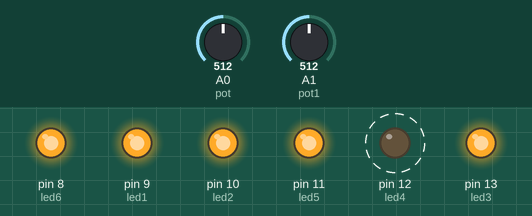
This sketch was run on a simulated Arduino Uno, built with avr-gcc and run on an emulated ATmega328P. Parts: output pins drawn as LEDs (lit = HIGH). Dashed ring = blinking. The test bench sets the inputs (shaded band); at power-on: A0 (pot) = 512, A1 (pot1) = 512.

Above: at 1.2 s.
1.3 s: A0 (pot) set to 673
4.3 s: A0 (pot) set to 690
At 4.81 s:
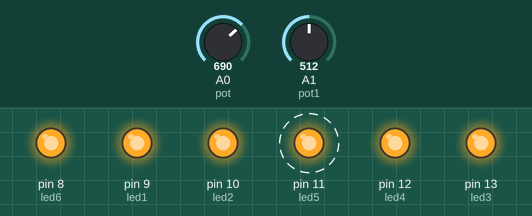
7.3 s: A0 (pot) set to 511
At 7.83 s:
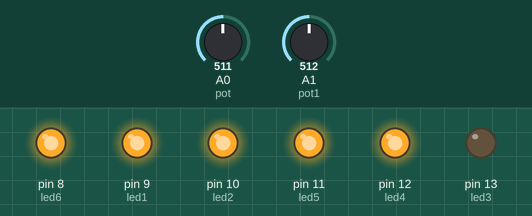
10.3 s: A1 (pot1) set to 122
At 10.45 s:
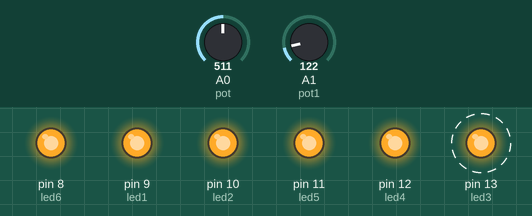
13.3 s: A0 (pot) set to 354
16.3 s: A0 (pot) set to 333
At 16.53 s:
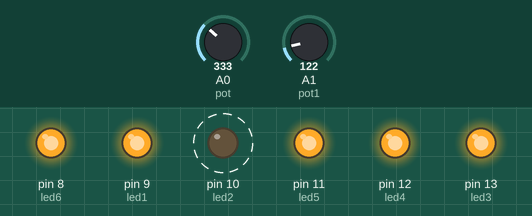
Timing chart, 0 to 20.3 s (numbered marks = the images above; inputs shaded):
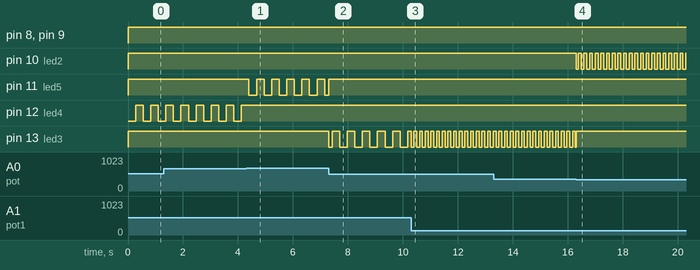

Measured:
- the behaviour switches between 681 and 682 on A0 (pot) (found by bisection; images 0 and 1)
- the behaviour switches between 341 and 340 on A0 (pot) (found by bisection; images 3 and 4)
- after the input at 4.3 s, pin 11 (led5): alternates HIGH for 0.28 s and LOW for 0.27 s, starting after 0.10 s; pin 12 (led4): stops changing and stays HIGH
- after the input at 7.3 s, pin 13 (led3): HIGH → LOW at once, then repeats every 0.55 s: HIGH 0.28 s, LOW 0.28 s
- after the input at 10.3 s, pin 13 (led3): alternates HIGH for 0.10 s and LOW for 0.10 s, starting at once
- after the input at 16.3 s, pin 10 (led2): alternates HIGH for 0.10 s and LOW for 0.10 s, starting at once
- by itself, pin 12 (led4): alternates HIGH for 0.28 s and LOW for 0.28 s

The sketch:

fanzhong_analogtest.ino
```cpp
int led1=9;
int led2=10;
int led3=13;
int led4=12;
int led5=11;
int led6=8;
int ledState=LOW;

int ledValue=0;

int pot=A0;
int pot1=A1;
int potValue=0;
int pot1Value=0;

int toggleValue=0;

unsigned long previousMillis = 0;
long interval = 100;

void setup() {
  // put your setup code here, to run once:
  pinMode(led1, OUTPUT);
  pinMode(led2, OUTPUT);
  pinMode(led3, OUTPUT);
  pinMode(led4, OUTPUT);
  pinMode(led5, OUTPUT);
  pinMode(led6, OUTPUT);

  //Serial.begin(9600);
}

void loop() {
  // put your main code here, to run repeatedly:
  unsigned long currentMillis = millis();

  potValue = analogRead(pot);
  ledValue = map(potValue, 0 ,1023, 0 , 6);

  pot1Value=analogRead(pot1);
  interval = map(pot1Value, 0, 1023, 50 , 500);

  //Serial.println(pot1Value);
  if (currentMillis - previousMillis >= interval)
  {
    previousMillis= currentMillis;
    if (ledState == LOW)
      ledState = HIGH;
    else
      ledState = LOW;
  }

  if(ledValue == 0)
  {
    digitalWrite(led1, ledState);
    digitalWrite(led2, HIGH);
    digitalWrite(led3, HIGH);
    digitalWrite(led4, HIGH);
    digitalWrite(led5, HIGH);
    digitalWrite(led6, HIGH);
  }
  else if (ledValue == 1)
  {
    digitalWrite(led1, HIGH);
    digitalWrite(led2, ledState);
    digitalWrite(led3, HIGH);
    digitalWrite(led4, HIGH);
    digitalWrite(led5, HIGH);
    digitalWrite(led6, HIGH);
  }
  else if (ledValue == 2)
  {
    digitalWrite(led1, HIGH);
    digitalWrite(led2, HIGH);
    digitalWrite(led3, ledState);
    digitalWrite(led4, HIGH);
    digitalWrite(led5, HIGH);
    digitalWrite(led6, HIGH);
  }
  else if (ledValue == 3)
  {
    digitalWrite(led1, HIGH);
    digitalWrite(led2, HIGH);
    digitalWrite(led3, HIGH);
    digitalWrite(led4, ledState);
    digitalWrite(led5, HIGH);
    digitalWrite(led6, HIGH);
  }
  else if (ledValue == 4)
  {
    digitalWrite(led1, HIGH);
    digitalWrite(led2, HIGH);
    digitalWrite(led3, HIGH);
    digitalWrite(led4, HIGH);
    digitalWrite(led5, ledState);
    digitalWrite(led6, HIGH);
  }
  else
  {
    digitalWrite(led1, HIGH);
    digitalWrite(led2, HIGH);
    digitalWrite(led3, HIGH);
    digitalWrite(led4, HIGH);
    digitalWrite(led5, HIGH);
    digitalWrite(led6, ledState);
  }
}
```
